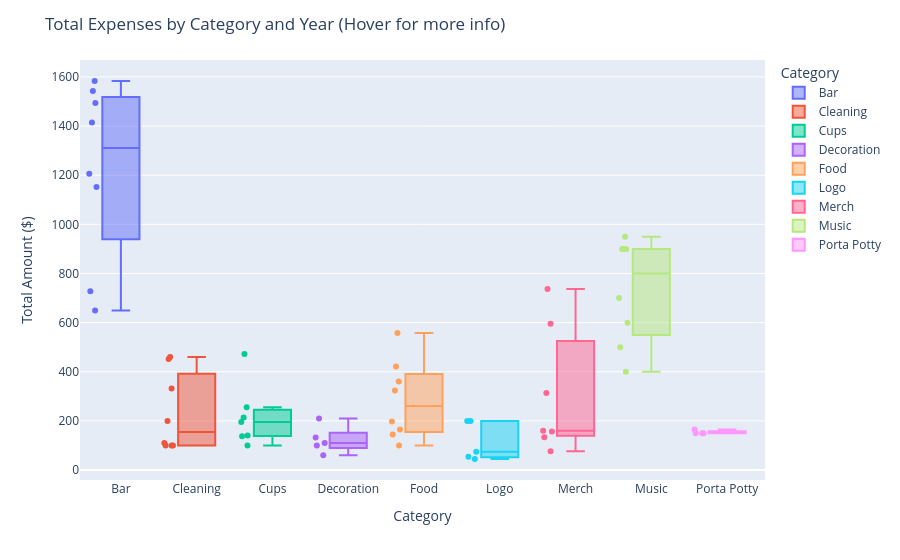

The cell this chart's notebook holds for it:
### Code cell
# group and sort sums by Category and Year
df_cat_year_sum = df.groupby(["Category", "Year"]).sum().reset_index()

# create boxplot with all points and a different color for each category
fig = px.box(
    df_cat_year_sum,
    x="Category",
    y="Amount",
    color="Category",
    points="all",
    hover_data={"Amount": ":$.2f", "Year": True},
)

# format plot
fig.update_layout(
    title="Total Expenses by Category and Year (Hover for more info)",
    xaxis_title="Category",
    yaxis_title="Total Amount ($)",
)

# show the plot
fig.show()

### Figure 1 — Plotly figure (JSON) as saved in the notebook; plotly's stock layout.template omitted (floating-point values rounded to 4 significant figures)
{"data": [{"alignmentgroup": "True", "boxpoints": "all", "customdata": [[2017], [2018], [2019], [2021], [2022], [2023], [2024], [2025]], "hovertemplate": "Category=%{x}<br>Amount=%{y:$.2f}<br>Year=%{customdata[0]}<extra></extra>", "legendgroup": "Bar", "marker": {"color": "#636efa"}, "name": "Bar", "notched": false, "offsetgroup": "Bar", "orientation": "v", "showlegend": true, "type": "box", "x": ["Bar", "Bar", "Bar", "Bar", "Bar", "Bar", "Bar", "Bar"], "x0": " ", "xaxis": "x", "y": [727.7, 649, 1543.0, 1206.0, 1494.0, 1415.0, 1152, 1583.0], "y0": " ", "yaxis": "y"}, {"alignmentgroup": "True", "boxpoints": "all", "customdata": [[2017], [2018], [2019], [2021], [2022], [2023], [2024], [2025]], "hovertemplate": "Category=%{x}<br>Amount=%{y:$.2f}<br>Year=%{customdata[0]}<extra></extra>", "legendgroup": "Cleaning", "marker": {"color": "#EF553B"}, "name": "Cleaning", "notched": false, "offsetgroup": "Cleaning", "orientation": "v", "showlegend": true, "type": "box", "x": ["Cleaning", "Cleaning", "Cleaning", "Cleaning", "Cleaning", "Cleaning", "Cleaning", "Cleaning"], "x0": " ", "xaxis": "x", "y": [110, 100, 100, 100, 332.4, 460, 200, 451.9], "y0": " ", "yaxis": "y"}, {"alignmentgroup": "True", "boxpoints": "all", "customdata": [[2017], [2018], [2019], [2021], [2022], [2023], [2025]], "hovertemplate": "Category=%{x}<br>Amount=%{y:$.2f}<br>Year=%{customdata[0]}<extra></extra>", "legendgroup": "Cups", "marker": {"color": "#00cc96"}, "name": "Cups", "notched": false, "offsetgroup": "Cups", "orientation": "v", "showlegend": true, "type": "box", "x": ["Cups", "Cups", "Cups", "Cups", "Cups", "Cups", "Cups"], "x0": " ", "xaxis": "x", "y": [100, 140.6, 195.5, 214.1, 137.8, 471.8, 255.2], "y0": " ", "yaxis": "y"}, {"alignmentgroup": "True", "boxpoints": "all", "customdata": [[2018], [2019], [2022], [2023], [2025]], "hovertemplate": "Category=%{x}<br>Amount=%{y:$.2f}<br>Year=%{customdata[0]}<extra></extra>", "legendgroup": "Decoration", "marker": {"color": "#ab63fa"}, "name": "Decoration", "notched": false, "offsetgroup": "Decoration", "orientation": "v", "showlegend": true, "type": "box", "x": ["Decoration", "Decoration", "Decoration", "Decoration", "Decoration"], "x0": " ", "xaxis": "x", "y": [100, 60, 209.8, 132, 110], "y0": " ", "yaxis": "y"}, {"alignmentgroup": "True", "boxpoints": "all", "customdata": [[2017], [2018], [2019], [2021], [2022], [2023], [2024], [2025]], "hovertemplate": "Category=%{x}<br>Amount=%{y:$.2f}<br>Year=%{customdata[0]}<extra></extra>", "legendgroup": "Food", "marker": {"color": "#FFA15A"}, "name": "Food", "notched": false, "offsetgroup": "Food", "orientation": "v", "showlegend": true, "type": "box", "x": ["Food", "Food", "Food", "Food", "Food", "Food", "Food", "Food"], "x0": " ", "xaxis": "x", "y": [165.3, 145, 197.8, 323.4, 557.7, 359.9, 100, 421.8], "y0": " ", "yaxis": "y"}, {"alignmentgroup": "True", "boxpoints": "all", "customdata": [[2019], [2021], [2022], [2023], [2025]], "hovertemplate": "Category=%{x}<br>Amount=%{y:$.2f}<br>Year=%{customdata[0]}<extra></extra>", "legendgroup": "Logo", "marker": {"color": "#19d3f3"}, "name": "Logo", "notched": false, "offsetgroup": "Logo", "orientation": "v", "showlegend": true, "type": "box", "x": ["Logo", "Logo", "Logo", "Logo", "Logo"], "x0": " ", "xaxis": "x", "y": [45, 74.8, 200, 200, 54.04], "y0": " ", "yaxis": "y"}, {"alignmentgroup": "True", "boxpoints": "all", "customdata": [[2017], [2018], [2019], [2021], [2022], [2023], [2025]], "hovertemplate": "Category=%{x}<br>Amount=%{y:$.2f}<br>Year=%{customdata[0]}<extra></extra>", "legendgroup": "Merch", "marker": {"color": "#FF6692"}, "name": "Merch", "notched": false, "offsetgroup": "Merch", "orientation": "v", "showlegend": true, "type": "box", "x": ["Merch", "Merch", "Merch", "Merch", "Merch", "Merch", "Merch"], "x0": " ", "xaxis": "x", "y": [160, 313.7, 156.6, 76.39, 736.5, 595.4, 133.6], "y0": " ", "yaxis": "y"}, {"alignmentgroup": "True", "boxpoints": "all", "customdata": [[2017], [2018], [2019], [2021], [2022], [2023], [2024], [2025]], "hovertemplate": "Category=%{x}<br>Amount=%{y:$.2f}<br>Year=%{customdata[0]}<extra></extra>", "legendgroup": "Music", "marker": {"color": "#B6E880"}, "name": "Music", "notched": false, "offsetgroup": "Music", "orientation": "v", "showlegend": true, "type": "box", "x": ["Music", "Music", "Music", "Music", "Music", "Music", "Music", "Music"], "x0": " ", "xaxis": "x", "y": [400, 500, 600, 900, 950, 900, 700, 900], "y0": " ", "yaxis": "y"}, {"alignmentgroup": "True", "boxpoints": "all", "customdata": [[2019], [2022], [2023], [2025]], "hovertemplate": "Category=%{x}<br>Amount=%{y:$.2f}<br>Year=%{customdata[0]}<extra></extra>", "legendgroup": "Porta Potty", "marker": {"color": "#FF97FF"}, "name": "Porta Potty", "notched": false, "offsetgroup": "Porta Potty", "orientation": "v", "showlegend": true, "type": "box", "x": ["Porta Potty", "Porta Potty", "Porta Potty", "Porta Potty"], "x0": " ", "xaxis": "x", "y": [165.5, 150, 150, 150], "y0": " ", "yaxis": "y"}], "layout": {"boxmode": "overlay", "legend": {"title": {"text": "Category"}, "tracegroupgap": 0}, "margin": {"t": 60}, "title": {"text": "Total Expenses by Category and Year (Hover for more info)"}, "xaxis": {"anchor": "y", "categoryarray": ["Bar", "Cleaning", "Cups", "Decoration", "Food", "Logo", "Merch", "Music", "Porta Potty"], "categoryorder": "array", "domain": [0, 1], "title": {"text": "Category"}}, "yaxis": {"anchor": "x", "domain": [0, 1], "title": {"text": "Total Amount ($)"}}}}
